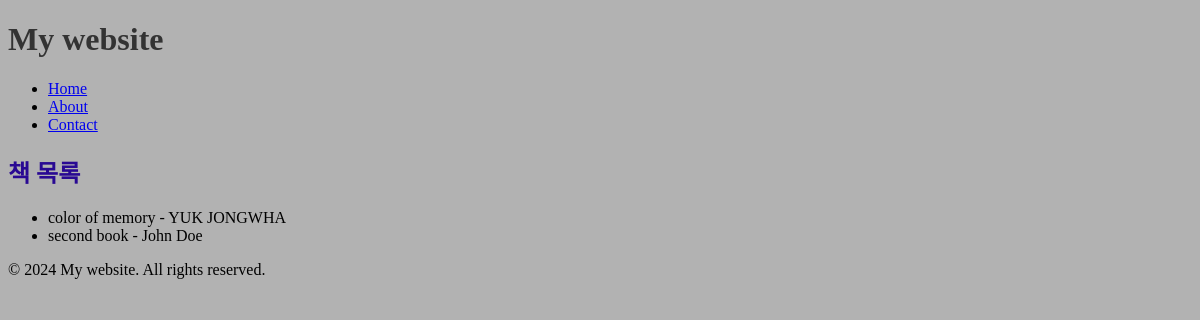
Before: /example_app/booklist/ with the older database file.
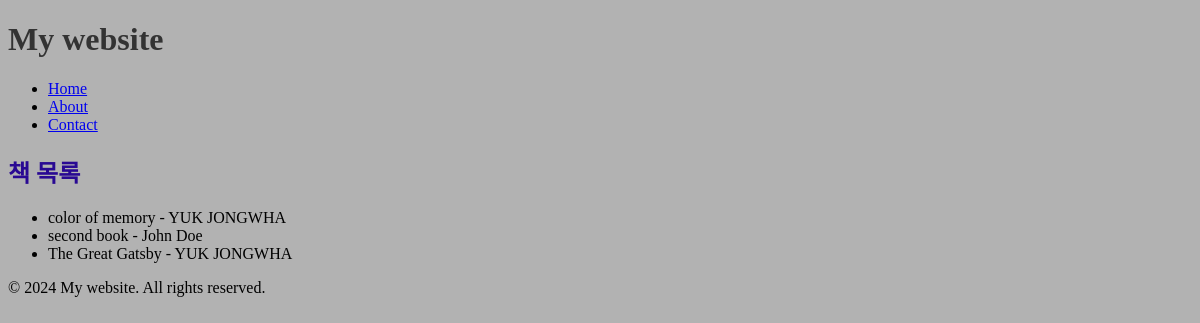
After: the same page with the newer database file.
### example_app/models.py (models this page shows, shortened)
class Book(models.Model):
    title = models.CharField(max_length=100)
    author = models.ForeignKey(Author, on_delete=models.CASCADE)
    published_date = models.DateField()
    price = models.DecimalField(max_digits=8, decimal_places=2, default=0)

class Author(models.Model):
    name = models.CharField(max_length=100)
    age = models.IntegerField()
    def __str__(self):
        return self.name

### example_app/views.py (the view)
# urls.py: path('booklist/', book_list, name='book_list'),
def book_list(request):
    books = Book.objects.all()
    return render(request, 'example_app/book_list.html', {'books':books})

### example_app/templates/example_app/book_list.html (shortened to what this page needs)
{% extends 'example_app/base.html' %}
{% block content %}
<h2>책 목록</h2>
<ul>
    {% for book in books %}
    <li>{{book.title}} - {{book.author}}</li>
    {% endfor %}
</ul>
{%endblock%}

### example_app/templates/example_app/base.html (shortened to what this page needs)
<!DOCTYPE html>
<html lang="en">
<head>
    {%load static %}
    <link rel="stylesheet" type="text/css" href="{% static 'css/style.css' %}">
</head>
<body>
    <header>
        <h1>My website</h1>
    </header>
    <nav>
        <ul>
            <li><a href="/">Home</a></li>
            <li><a href="/about/">About</a></li>
            <li><a href="/contact/">Contact</a></li>
        </ul>
    </nav>
    {% block content %}
    {% endblock %}
    <footer>
        &copy; 2024 My website. All rights reserved.
    </footer>
</body>
</html>

### static/css/style.css (style rules this page uses)
body { background-color: #b2b2b2; }
h1 { color:#333; }
h2 { color : #290993; }

Changed rows visible on the page:
added Book: title "The Great Gatsby", author "YUK JONGWHA"
